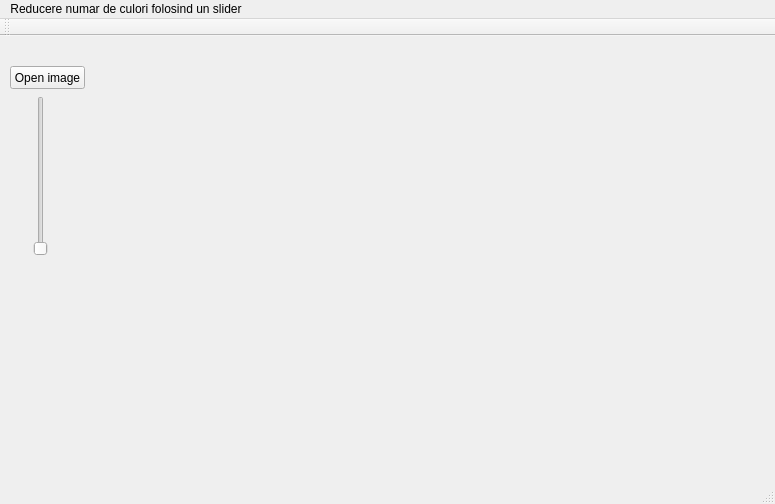
<?xml version="1.0" encoding="UTF-8"?>
<ui version="4.0">
 <class>MainWindow</class>
 <widget class="QMainWindow" name="MainWindow">
  <property name="geometry">
   <rect>
    <x>0</x>
    <y>0</y>
    <width>775</width>
    <height>504</height>
   </rect>
  </property>
  <property name="windowTitle">
   <string>MainWindow</string>
  </property>
  <widget class="QWidget" name="centralWidget">
   <widget class="QPushButton" name="pushButton">
    <property name="geometry">
     <rect>
      <x>10</x>
      <y>30</y>
      <width>75</width>
      <height>23</height>
     </rect>
    </property>
    <property name="text">
     <string>Open image</string>
    </property>
   </widget>
   <widget class="QLabel" name="label">
    <property name="geometry">
     <rect>
      <x>140</x>
      <y>20</y>
      <width>601</width>
      <height>411</height>
     </rect>
    </property>
    <property name="text">
     <string/>
    </property>
   </widget>
   <widget class="QSlider" name="verticalSlider">
    <property name="geometry">
     <rect>
      <x>30</x>
      <y>60</y>
      <width>22</width>
      <height>160</height>
     </rect>
    </property>
    <property name="minimum">
     <number>1</number>
    </property>
    <property name="orientation">
     <enum>Qt::Vertical</enum>
    </property>
   </widget>
   <widget class="QLabel" name="label_ROI">
    <property name="geometry">
     <rect>
      <x>10</x>
      <y>250</y>
      <width>81</width>
      <height>31</height>
     </rect>
    </property>
    <property name="text">
     <string/>
    </property>
   </widget>
  </widget>
  <widget class="QMenuBar" name="menuBar">
   <property name="geometry">
    <rect>
     <x>0</x>
     <y>0</y>
     <width>775</width>
     <height>21</height>
    </rect>
   </property>
   <widget class="QMenu" name="menuReducere_numar_de_culori_folosind_un_slider">
    <property name="title">
     <string>Reducere numar de culori folosind un slider</string>
    </property>
   </widget>
   <addaction name="menuReducere_numar_de_culori_folosind_un_slider"/>
  </widget>
  <widget class="QToolBar" name="mainToolBar">
   <attribute name="toolBarArea">
    <enum>TopToolBarArea</enum>
   </attribute>
   <attribute name="toolBarBreak">
    <bool>false</bool>
   </attribute>
  </widget>
  <widget class="QStatusBar" name="statusBar"/>
 </widget>
 <layoutdefault spacing="6" margin="11"/>
 <resources/>
 <connections/>
</ui>
